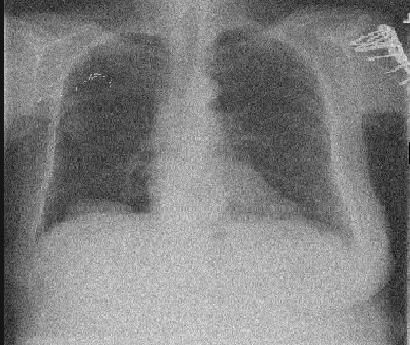
#> input picture Assignment 1/Q7/xray.jpg, 410 x 345 px
$ python Q7.py
#> lines starting #> are read from the running program, lines starting #| are printed output that depends on the picture
import cv2
import numpy as np
import matplotlib.pyplot as plt

# --------------- Data initialization ---------------
# original = cv2.imread(r'E:\Term8\Computer Vision\Assignment1\M.Amin.Hosseinniya_9726123_Assignment1\Q7\xray.jpg')
original = cv2.imread('xray.jpg')
#> original is the input picture: shape (345, 410, 3); min 0, max 246, mean 127.6

# Linear filters:
blur = cv2.blur(original, (5,5))
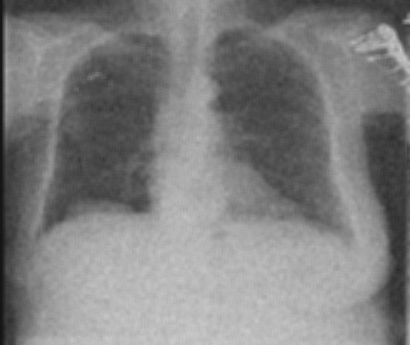
#> blur: shape (345, 410, 3); min 20, max 202, mean 127.6
gaussian = cv2.GaussianBlur(original, (5,5), 0)
bilateral = cv2.bilateralFilter(original,9, 75, 75)

# Nonlinear filter:
median = cv2.medianBlur(original, 5)

# Showing results:
img = [original, blur, gaussian, bilateral, median]
title = ['Original Image', 'Blurred Image', 'Gaussian Blurred Image', 'Bilateral Image', 'Median blurred Image']

for i in range(5):
    plt.subplot(2,3,i+1)
    plt.imshow(img[i]), plt.title(title[i])
    plt.xticks([]), plt.yticks([])
plt.show()
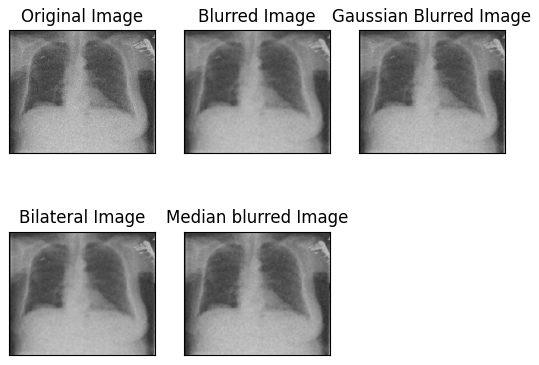
#> figure drawn by matplotlib, 5 panels
